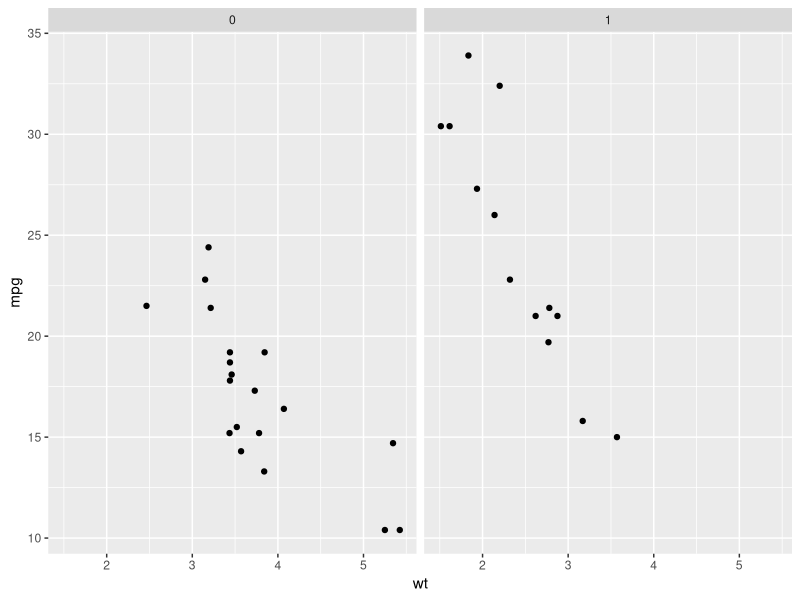
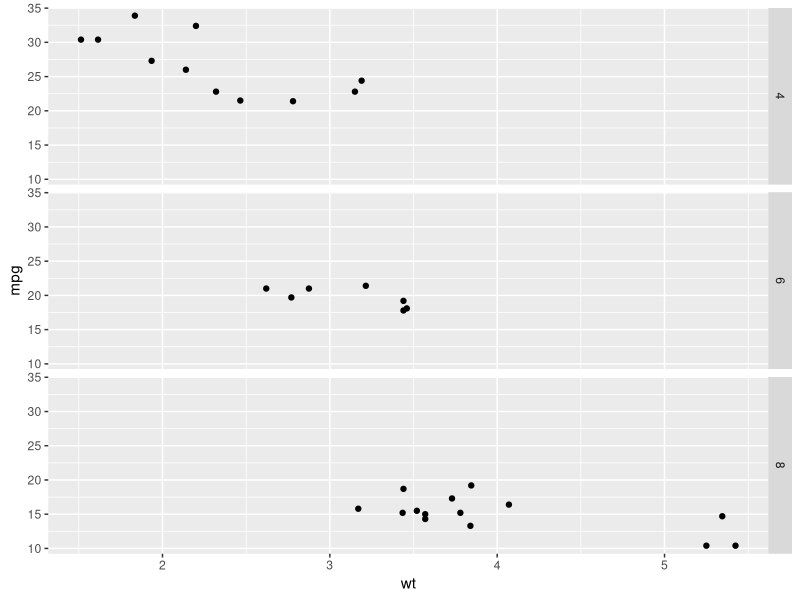
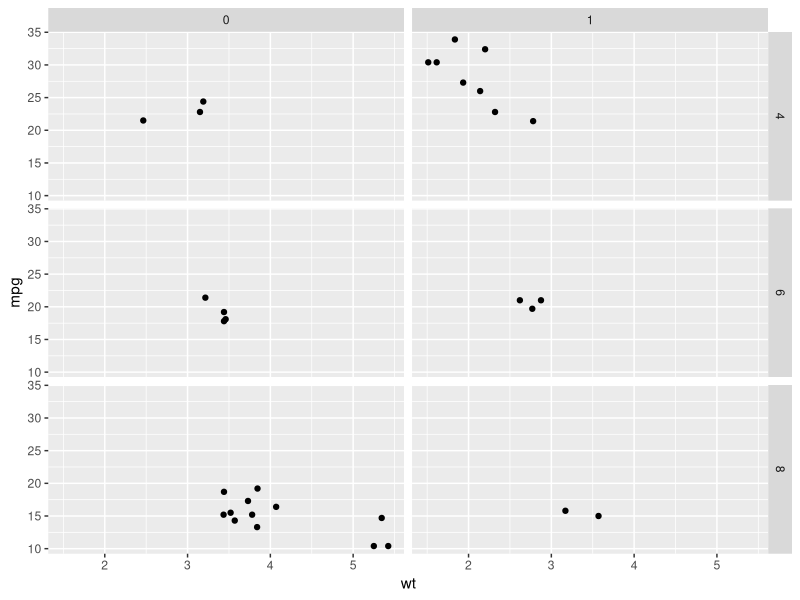
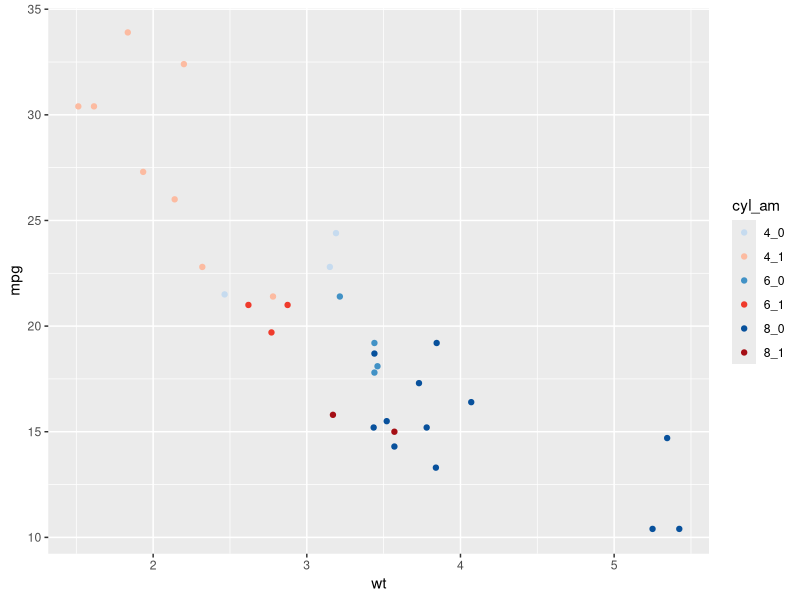
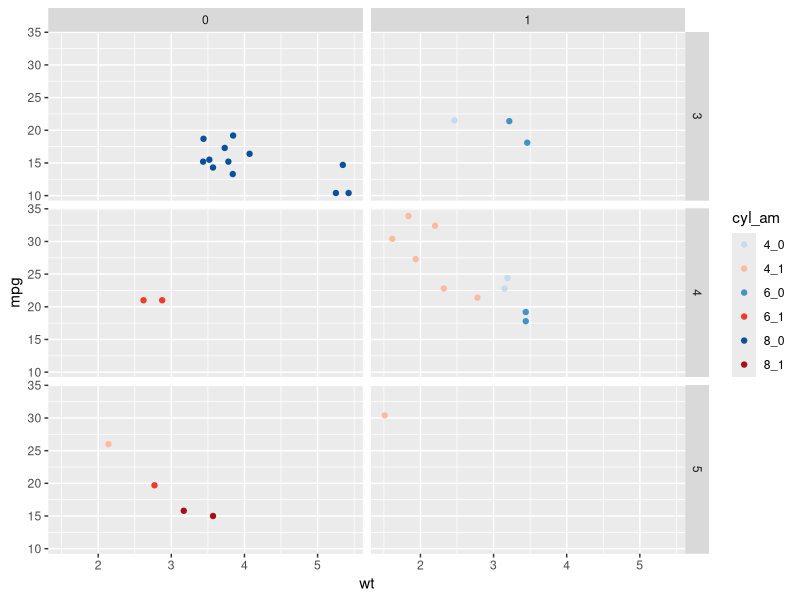
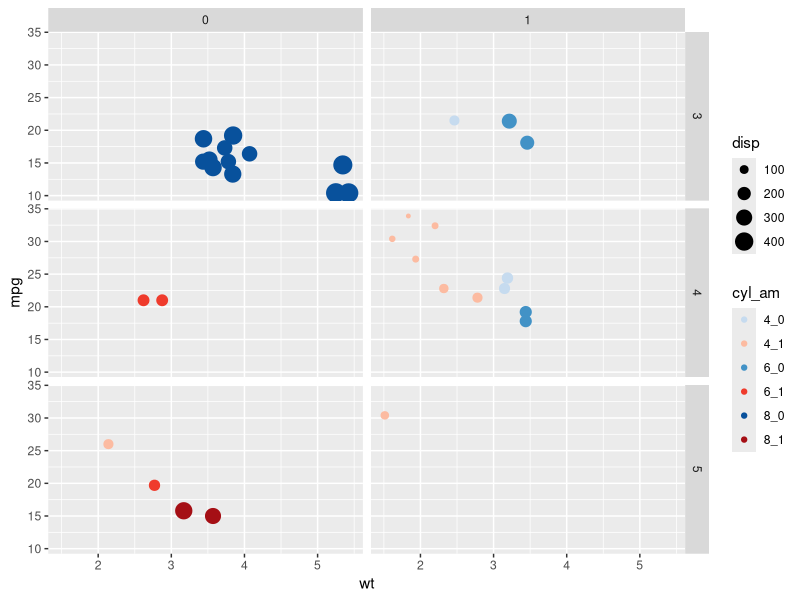
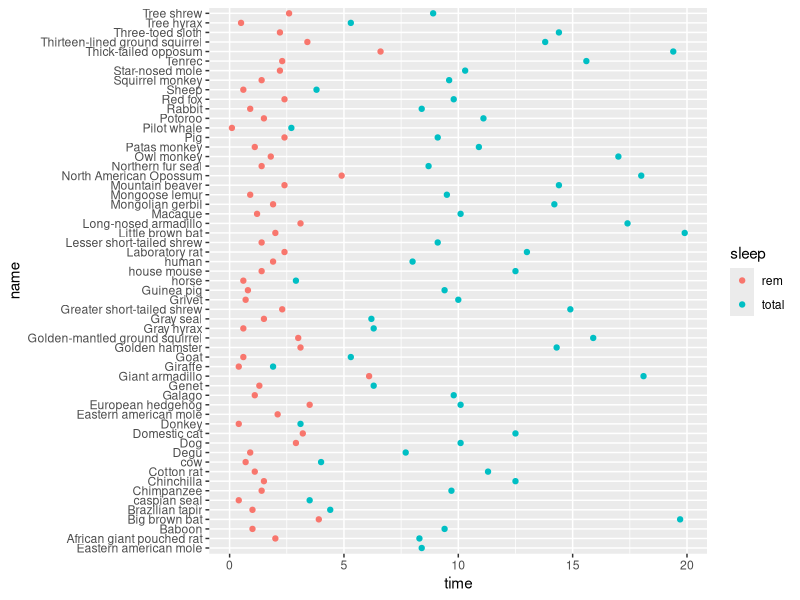
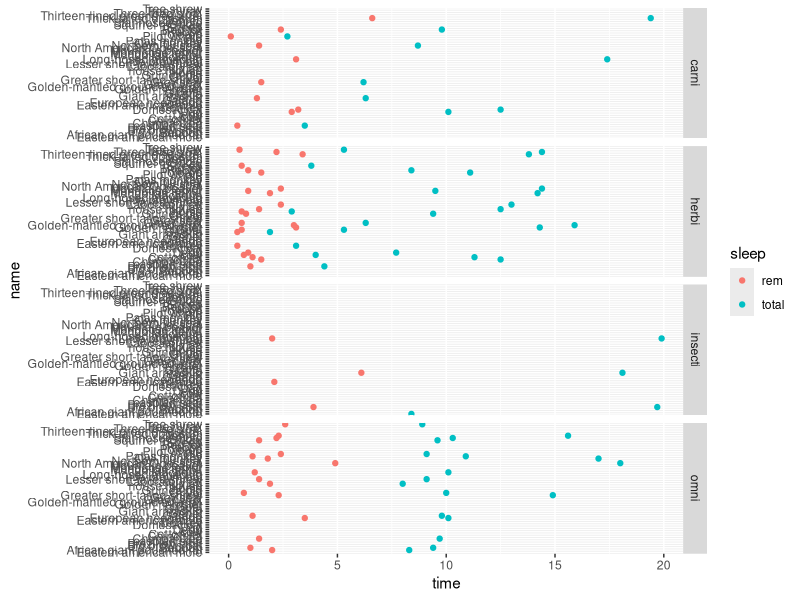

Write R code to recreate these figures, in order.
## ---- chunk 1
library(ggplot2)
## ---- chunk 2
p <- ggplot(mtcars, aes(x = wt, y = mpg)) +
  geom_point()
## ---- chunk 3
p + facet_grid(. ~ am)
## ---- chunk 4
p + facet_grid(cyl ~ .)
## ---- chunk 5
p + facet_grid(cyl ~ am)
## ---- chunk 6
library(RColorBrewer) 
## ---- chunk 7
mtcars$cyl_am <- paste(mtcars$cyl, mtcars$am, sep = "_")
myCol <- rbind(brewer.pal(9, "Blues")[c(3,6,8)],
               brewer.pal(9, "Reds")[c(3,6,8)])
## ---- chunk 8
ggplot(mtcars, aes(x = wt, y = mpg, col = cyl_am)) +
  geom_point() +
  scale_color_manual(values = myCol)
## ---- chunk 9
ggplot(mtcars, aes(x = wt, y = mpg, col = cyl_am)) +
  geom_point() +
  scale_color_manual(values = myCol) + 
  facet_grid(gear ~ vs)
## ---- chunk 10
ggplot(mtcars, aes(x = wt, y = mpg, col = cyl_am, size = disp)) +
  geom_point() +
  scale_color_manual(values = myCol) + 
  facet_grid(gear ~ vs)
## ---- chunk 11
library(readr)
## ---- chunk 12
mamsleep <- read_delim("../mamsleep.txt", delim = "/")
## ---- chunk 13
ggplot(mamsleep, aes(x = time, y = name, col = sleep)) + 
  geom_point()
## ---- chunk 14
ggplot(mamsleep, aes(x = time, y = name, col = sleep)) + 
  geom_point() + 
  facet_grid(vore ~ .)
## ---- chunk 15
ggplot(mamsleep, aes(x = time, y = name, col = sleep)) + 
  geom_point() + 
  facet_grid(vore ~ ., scale = "free_y", space = "free_y")
